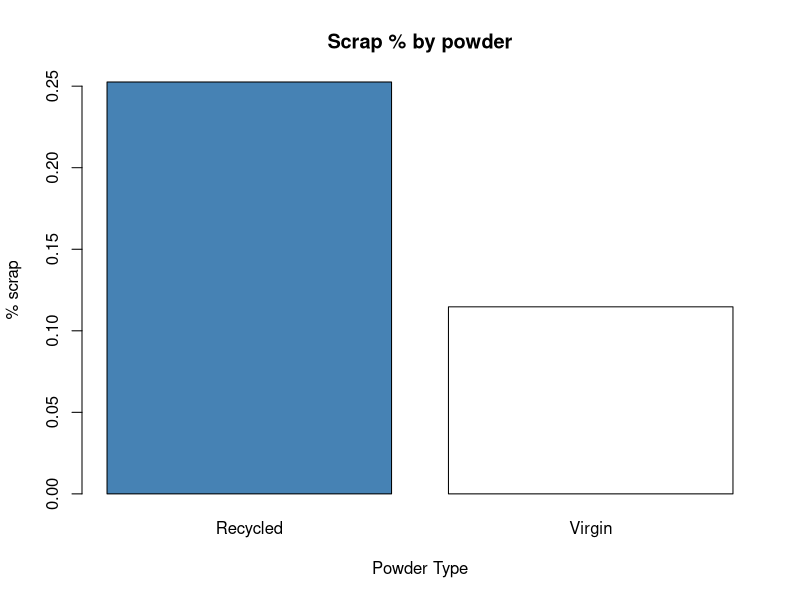
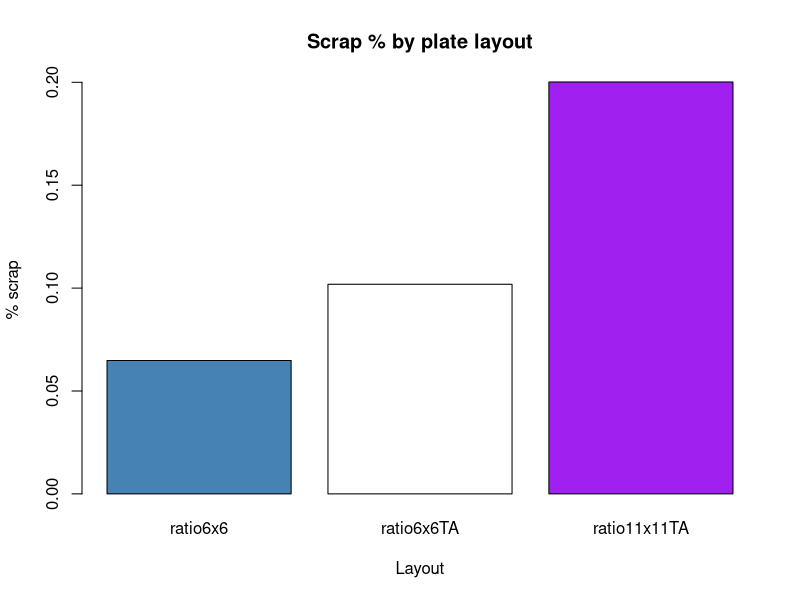
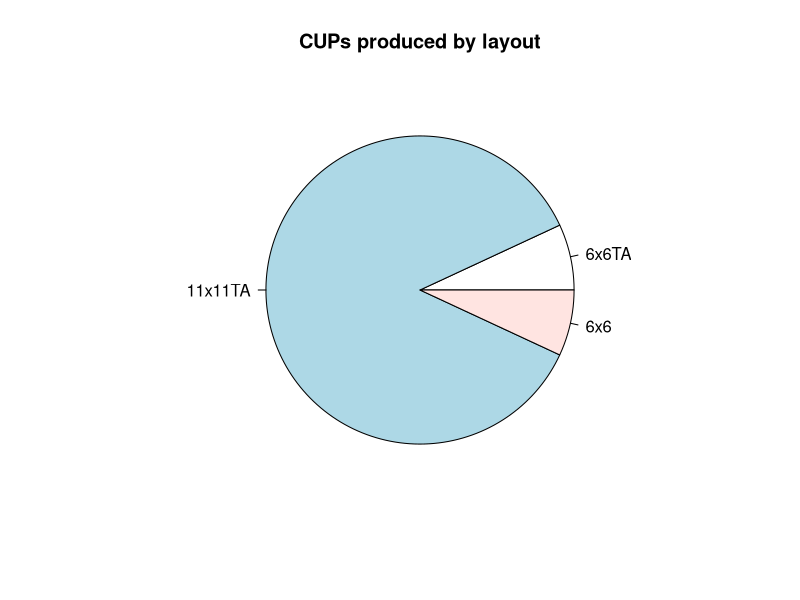
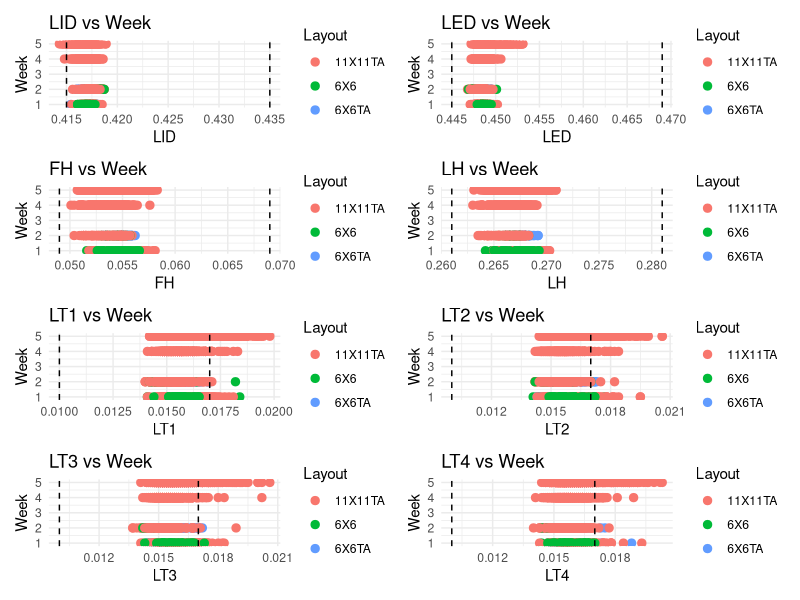

These charts were generated, in order, by the following R code:
setwd("/Users/bezaitis/Desktop/school/FA_25/Sandia Data Challenge/")
library(ggplot2)
library(patchwork)



all_data_recycled <- read.csv('AllData_PreEDM_Recycled_RowColIDs.csv')
all_data_virgin <- read.csv('AllData_PreEDM_Virgin_RowColIDs.csv')
recycled_vol <- read.csv('recycled_volume.csv')
virgin_vol_1 <- read.csv('virgin_volume_pt1.csv')
virgin_vol_2 <- read.csv('virgin_volume_pt2.csv')



all_data <- rbind(all_data_recycled, all_data_virgin)
all_data

renamed <- list('LID', # Lip interior diameter
                'LED', # Lip exterior diameter            
                'FH',  # Floor height
                'LH',  # Lip height
                'LT1', # Lip thickness 1
                'LT2', # Lip thickness 2
                'LT3', # Lip thickness 3
                'LT4') # Lip thickness 4

colnames(all_data)[2:9] <- renamed

specs <- list(
  LID = c(0.415, 0.435),      # Lip interior diameter
  LED = c(0.445, 0.469),            # Lip exterior diameter  
  FH = c(0.049, 0.069),    # Floor height
  LH = c(0.261, 0.281),       # Lip height
  LT1 = c(0.010, 0.017),       # Lip thickness 1
  LT2 = c(0.010, 0.017),       # Lip thickness 2
  LT3 = c(0.010, 0.017),       # Lip thickness 3
  LT4 = c(0.010, 0.017)        # Lip thickness 4
)

check_in_spec <- function(value, lower, upper) {
  value >= lower & value <= upper
}

for (param in names(specs)) {
  lower <- specs[[param]][1]
  upper <- specs[[param]][2]
  
  col_name <- paste0(param, "_in_spec")
  all_data[[col_name]] <- check_in_spec(all_data[[param]], lower, upper)
}

spec_columns <- paste0(names(specs), "_in_spec")
all_data$overall_in_spec <- apply(all_data[, spec_columns], 1, all)
all_data$overall_in_spec[all_data$Nonconformity == TRUE] <- FALSE


all_data$is_scrap <- !all_data$overall_in_spec 






recycled_total <- sum(all_data$Powder == 'Recycled')
recycled_total_scrap <- sum(all_data$Powder == 'Recycled' & all_data$is_scrap == 'TRUE')
ratio_recycled <- recycled_total_scrap / recycled_total

virgin_total <- sum(all_data$Powder == 'Virgin')
virgin_total_scrap <- sum(all_data$Powder == 'Virgin' & all_data$is_scrap == 'TRUE')
ratio_virgin <- virgin_total_scrap / virgin_total

powder_scrap_ratios <- c(ratio_recycled, ratio_virgin)
names(powder_scrap_ratios) <- c("Recycled", "Virgin")

powder_scrap_ratios <- barplot(powder_scrap_ratios, 
                        main = 'Scrap % by powder', 
                        xlab = 'Powder Type', 
                        ylab = '% scrap', 
                        col = c('steelblue', 'white'))

total_6x6 <- sum(all_data$Layout == '6X6')
total_6x6_scrap <- sum(all_data$Layout == '6X6' & all_data$is_scrap == 'TRUE')
ratio6x6 <- total_6x6_scrap/total_6x6

total_6x6TA <- sum(all_data$Layout == '6X6TA')
total_6x6TA_scrap <- sum(all_data$Layout == '6X6TA' & all_data$is_scrap == 'TRUE')
ratio6x6TA <- total_6x6TA_scrap/total_6x6TA

total_11x11TA <- sum(all_data$Layout == '11X11TA')
total_11x11TA_scrap <- sum(all_data$Layout == '11X11TA' & all_data$is_scrap == 'TRUE')
ratio11x11TA <- total_11x11TA_scrap/total_11x11TA

layout_scrap_ratios <- c(ratio6x6,ratio6x6TA,ratio11x11TA)

names(layout_scrap_ratios) <- c("ratio6x6","ratio6x6TA","ratio11x11TA")
chart_layout_scrap <- barplot(layout_scrap_ratios, 
                        main = 'Scrap % by plate layout', 
                        xlab = 'Layout', 
                        ylab = '% scrap', 
                        col = c('steelblue', 'white', 'purple'))

total_layout_count <- c(total_6x6TA,total_11x11TA,total_6x6)
names(total_layout_count) <- c("6x6TA","11x11TA", "6x6")
chart_pie <- pie(total_layout_count, main = "CUPs produced by layout")


assign_week <- function(dat) {
  # define groups
  week1 <- c("A", "B", "C", "D", "E")
  week2 <- c("F", "G", "H", "I", "J")
  week4v <- c("K")
  week4r <- c("L", "M")
  week5r <- c("N", "O", "P", "Q", "R")
  
  # start a new column
  dat$week <- NA
  
  # match against Layout
  dat$week[dat$PlateID %in% week1]  <- 1
  dat$week[dat$PlateID %in% week2]  <- 2
  dat$week[dat$PlateID %in% week4v] <- 4  # or 41 if you want to separate
  dat$week[dat$PlateID %in% week4r] <- 4  # same week, different subtype
  dat$week[dat$PlateID %in% week5r] <- 5
  
  dat
}

all_data <- assign_week(all_data)

plots <- lapply(names(specs), function(var) {
  range_vals <- specs[[var]]
  
  ggplot(all_data, aes_string(x = var, y = "week", color = "Layout")) +
    geom_point(size = 2.5) +
    geom_vline(xintercept = range_vals, linetype = "dashed", color = "black") +
    labs(
      title = paste(var, "vs Week"),
      x = var,
      y = "Week",
      color = "Layout"
    ) +
    theme_minimal()
})
names(plots) <- names(specs)
wrap_plots(plots, ncol = 2)


model <- glm(is_scrap ~ factor(Layout) + Powder + Nonconformity,
             data = all_data,
             family = binomial)
summary(model)

colnames(all_data)

sapply(all_data[, grep("_in_spec", names(all_data))], function(x) table(all_data$is_scrap, x))

